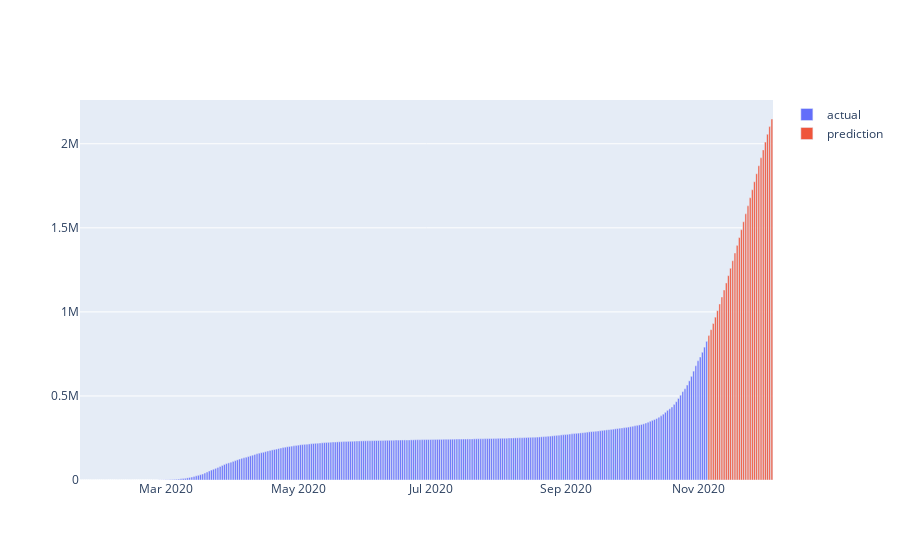

The code cell stored with this chart in its notebook:
### Code cell
area_bar_plot(df_all, 'world', 'Italy', 'Cases', last_date, first_pred_date)
